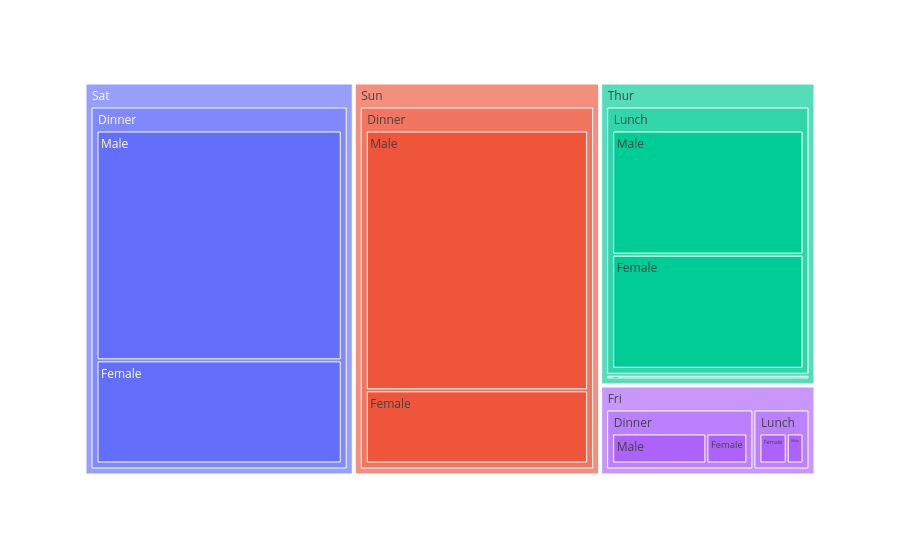

The cell this chart's notebook holds for it:
### Code cell
fig = px.treemap(df, path = ['day', 'time', 'sex'], values = 'total_bill')
fig

### Figure 1 — Plotly figure (JSON) as saved in the notebook; plotly's stock layout.template omitted (floating-point values rounded to 4 significant figures)
{"data": [{"branchvalues": "total", "domain": {"x": [0, 1], "y": [0, 1]}, "hovertemplate": "labels=%{label}<br>total_bill=%{value}<br>parent=%{parent}<br>id=%{id}<extra></extra>", "ids": ["Sun/Dinner/Female", "Sun/Dinner/Male", "Sat/Dinner/Male", "Sat/Dinner/Female", "Thur/Lunch/Male", "Thur/Lunch/Female", "Fri/Dinner/Male", "Fri/Dinner/Female", "Fri/Lunch/Male", "Fri/Lunch/Female", "Thur/Dinner/Female", "Sun/Dinner", "Sat/Dinner", "Thur/Lunch", "Fri/Dinner", "Fri/Lunch", "Thur/Dinner", "Sun", "Sat", "Thur", "Fri"], "labels": ["Female", "Male", "Male", "Female", "Male", "Female", "Male", "Female", "Male", "Female", "Female", "Dinner", "Dinner", "Lunch", "Dinner", "Lunch", "Dinner", "Sun", "Sat", "Thur", "Fri"], "name": "", "parents": ["Sun/Dinner", "Sun/Dinner", "Sat/Dinner", "Sat/Dinner", "Thur/Lunch", "Thur/Lunch", "Fri/Dinner", "Fri/Dinner", "Fri/Lunch", "Fri/Lunch", "Thur/Dinner", "Sun", "Sat", "Thur", "Fri", "Fri", "Thur", "", "", "", ""], "type": "treemap", "values": [357.7, 1269.0, 1227.0, 551.0, 561.4, 516.1, 164.4, 71.55, 34.16, 55.76, 18.78, 1627.0, 1778.0, 1078.0, 236.0, 89.92, 18.78, 1627.0, 1778.0, 1096.0, 325.9]}], "layout": {"legend": {"tracegroupgap": 0}, "margin": {"t": 60}}}
